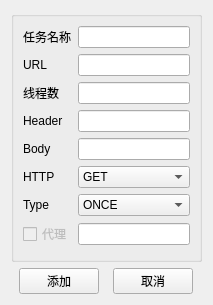
<?xml version="1.0" encoding="UTF-8"?>
<ui version="4.0">
 <class>AddTaskWidget</class>
 <widget class="QWidget" name="AddTask">
  <property name="geometry">
   <rect>
    <x>0</x>
    <y>0</y>
    <width>213</width>
    <height>305</height>
   </rect>
  </property>
  <property name="windowTitle">
   <string>任务</string>
  </property>
  <layout class="QGridLayout" name="gridLayout_2">
   <item row="0" column="0">
    <widget class="QGroupBox" name="groupBox_2">
     <property name="title">
      <string/>
     </property>
     <layout class="QGridLayout" name="gridLayout">
      <item row="0" column="0">
       <widget class="QLabel" name="label">
        <property name="text">
         <string>任务名称</string>
        </property>
       </widget>
      </item>
      <item row="0" column="1">
       <widget class="QLineEdit" name="_taskname_lineedit"/>
      </item>
      <item row="1" column="0">
       <widget class="QLabel" name="label_2">
        <property name="text">
         <string>URL</string>
        </property>
       </widget>
      </item>
      <item row="1" column="1">
       <widget class="QLineEdit" name="_taskurl_lineedit"/>
      </item>
      <item row="2" column="0">
       <widget class="QLabel" name="label_3">
        <property name="text">
         <string>线程数</string>
        </property>
       </widget>
      </item>
      <item row="2" column="1">
       <widget class="QLineEdit" name="_task_thread_lineedit"/>
      </item>
      <item row="3" column="0">
       <widget class="QLabel" name="label_4">
        <property name="text">
         <string>Header</string>
        </property>
       </widget>
      </item>
      <item row="3" column="1">
       <widget class="QLineEdit" name="_task_header_lineedit"/>
      </item>
      <item row="4" column="0">
       <widget class="QLabel" name="label_5">
        <property name="text">
         <string>Body</string>
        </property>
       </widget>
      </item>
      <item row="4" column="1">
       <widget class="QLineEdit" name="_task_body_lineedit"/>
      </item>
      <item row="5" column="0">
       <widget class="QLabel" name="label_7">
        <property name="text">
         <string>HTTP</string>
        </property>
       </widget>
      </item>
      <item row="5" column="1">
       <widget class="QComboBox" name="_httptype_comb">
        <item>
         <property name="text">
          <string>GET</string>
         </property>
        </item>
        <item>
         <property name="text">
          <string>POST</string>
         </property>
        </item>
        <item>
         <property name="text">
          <string>PUT</string>
         </property>
        </item>
        <item>
         <property name="text">
          <string>DELETE</string>
         </property>
        </item>
        <item>
         <property name="text">
          <string>HEAD</string>
         </property>
        </item>
       </widget>
      </item>
      <item row="6" column="0">
       <widget class="QLabel" name="label_6">
        <property name="text">
         <string>Type</string>
        </property>
       </widget>
      </item>
      <item row="6" column="1">
       <widget class="QComboBox" name="_type_comb">
        <item>
         <property name="text">
          <string>ONCE</string>
         </property>
        </item>
        <item>
         <property name="text">
          <string>LOOP</string>
         </property>
        </item>
        <item>
         <property name="text">
          <string>TIME</string>
         </property>
        </item>
       </widget>
      </item>
      <item row="7" column="0">
       <widget class="QCheckBox" name="_proxy_check">
        <property name="enabled">
         <bool>false</bool>
        </property>
        <property name="text">
         <string>代理</string>
        </property>
       </widget>
      </item>
      <item row="7" column="1">
       <widget class="QLineEdit" name="_para_lineedit"/>
      </item>
     </layout>
    </widget>
   </item>
   <item row="1" column="0">
    <layout class="QHBoxLayout" name="horizontalLayout">
     <item>
      <widget class="QPushButton" name="_add_button">
       <property name="sizePolicy">
        <sizepolicy hsizetype="Maximum" vsizetype="Fixed">
         <horstretch>0</horstretch>
         <verstretch>0</verstretch>
        </sizepolicy>
       </property>
       <property name="text">
        <string>添加</string>
       </property>
      </widget>
     </item>
     <item>
      <widget class="QPushButton" name="_cancel_button">
       <property name="sizePolicy">
        <sizepolicy hsizetype="Maximum" vsizetype="Fixed">
         <horstretch>0</horstretch>
         <verstretch>0</verstretch>
        </sizepolicy>
       </property>
       <property name="text">
        <string>取消</string>
       </property>
      </widget>
     </item>
    </layout>
   </item>
  </layout>
 </widget>
 <resources/>
 <connections/>
</ui>
